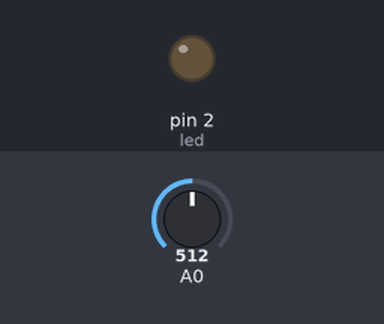
Bench run of a sketch on a simulated Arduino Uno, built with avr-gcc and run on an emulated ATmega328P. On the bench: output pins drawn as LEDs (lit = HIGH). The test bench sets the inputs (shaded band); at power-on: A0 = 512. No radio packets arrive unless stated.

Above: at 1.2 s.
1.3 s: A0 set to 644
2.8 s: A0 set to 660
At 4.0 s:
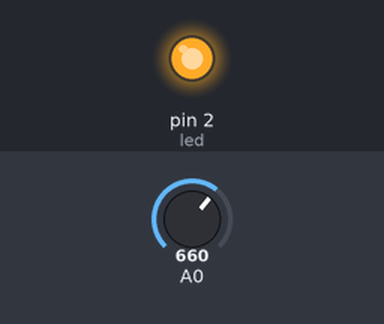
4.3 s: A0 set to 511
At 5.3 s:
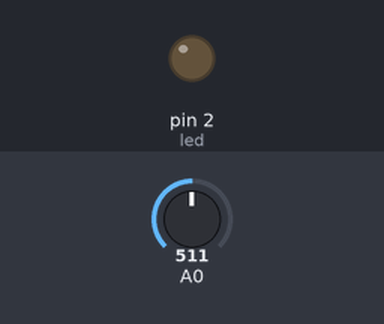
5.9 s: A0 set to 396
7.4 s: A0 set to 373
At 8.8 s:
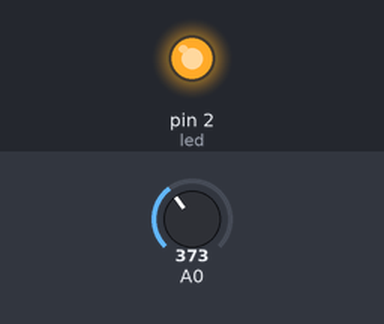
Timing chart, 0 to 9.9 s (numbered marks = the images above; inputs shaded):
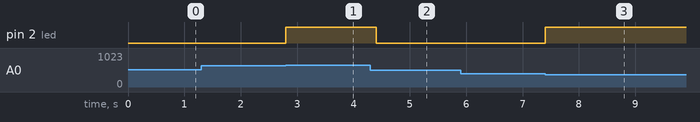

Measured:
- the behaviour switches between 652 and 653 on A0 (found by bisection; images 0 and 1)
- the behaviour switches between 384 and 383 on A0 (found by bisection; images 2 and 3)
- after the input at 1.3 s, every drawn part: stays the same
- after the input at 2.8 s, pin 2 (led): LOW → HIGH at once
- after the input at 4.3 s, pin 2 (led): HIGH → LOW after 0.10 s
- after the input at 5.9 s, every drawn part: stays the same
- after the input at 7.4 s, pin 2 (led): LOW → HIGH at once

The sketch:

Trans_uno.ino
```cpp
#include <SPI.h>
#include <nRF24L01.h>
#include <RF24.h>
#include <Servo.h>
#include "arduino.h"

#define led 2


RF24 radio(7, 8); // CE, CSN
const byte address[6] = "00001";

uint32_t end_time = 0;
uint32_t end_time2 = 0;

const char text[] = "Tilkoblingstest";
int potpin=0;

void setup() {
  pinMode(led,OUTPUT);
  radio.begin();
  radio.openWritingPipe(address);
  radio.setPALevel(RF24_PA_MIN);
  radio.stopListening();

}
void loop() {
  /*
  if(digitalRead(led) && millis() > end_time){
    digitalWrite(led,LOW);
  }
  if(millis()>end_time2){
    //radio.write(&text, sizeof(text));


    digitalWrite(led,HIGH);
    end_time2 = millis()+9000;
    end_time = millis()+1000;
  }*/
  delay(5);
  int potValue=analogRead(0);
  int angleValue=map(potValue,0,1023,50,130);
  if (angleValue<80 or angleValue>100){
    digitalWrite(led,HIGH);
    radio.write(&angleValue,sizeof(angleValue));//
    end_time=millis()+100;
  }/*else{
    angleValue=89;
  }*/
    //radio.write(&angleValue,sizeof(angleValue));//PUTT DEN INN I FØRSTE IF-SETNING???

  if(digitalRead(led) && millis() > end_time){
    digitalWrite(led,LOW);
  }


  /*
  delay(5);//?
  int potValue=analogRead(A0);
  int angleValue=map(potValue,0,1023,20,160);
  radio.write(&angleValue,sizeof(angleValue));
  */
}
```
